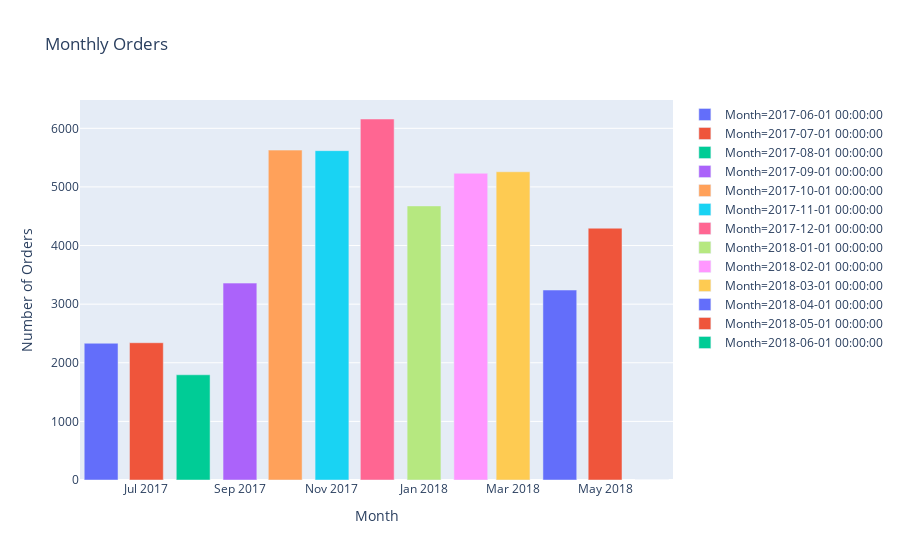

Write notebook code for a chart like this one.
### Code cell
fig = px.bar(monthly_orders, x='order_month', y='uid', color='order_month', title= 'Monthly Orders', labels={'order_month':'Month','uid':'Number of Orders'})
fig.show()

### Figure 1 — Plotly figure (JSON) as saved in the notebook; plotly's stock layout.template omitted (floating-point values rounded to 4 significant figures)
{"data": [{"alignmentgroup": "True", "hoverlabel": {"namelength": 0}, "hovertemplate": "Month=%{x}<br>Number of Orders=%{y}", "legendgroup": "Month=2017-06-01 00:00:00", "marker": {"color": "#636efa"}, "name": "Month=2017-06-01 00:00:00", "offsetgroup": "Month=2017-06-01 00:00:00", "orientation": "v", "showlegend": true, "textposition": "auto", "type": "bar", "x": ["2017-06-01T00:00:00"], "xaxis": "x", "y": [2333], "yaxis": "y"}, {"alignmentgroup": "True", "hoverlabel": {"namelength": 0}, "hovertemplate": "Month=%{x}<br>Number of Orders=%{y}", "legendgroup": "Month=2017-07-01 00:00:00", "marker": {"color": "#EF553B"}, "name": "Month=2017-07-01 00:00:00", "offsetgroup": "Month=2017-07-01 00:00:00", "orientation": "v", "showlegend": true, "textposition": "auto", "type": "bar", "x": ["2017-07-01T00:00:00"], "xaxis": "x", "y": [2342], "yaxis": "y"}, {"alignmentgroup": "True", "hoverlabel": {"namelength": 0}, "hovertemplate": "Month=%{x}<br>Number of Orders=%{y}", "legendgroup": "Month=2017-08-01 00:00:00", "marker": {"color": "#00cc96"}, "name": "Month=2017-08-01 00:00:00", "offsetgroup": "Month=2017-08-01 00:00:00", "orientation": "v", "showlegend": true, "textposition": "auto", "type": "bar", "x": ["2017-08-01T00:00:00"], "xaxis": "x", "y": [1795], "yaxis": "y"}, {"alignmentgroup": "True", "hoverlabel": {"namelength": 0}, "hovertemplate": "Month=%{x}<br>Number of Orders=%{y}", "legendgroup": "Month=2017-09-01 00:00:00", "marker": {"color": "#ab63fa"}, "name": "Month=2017-09-01 00:00:00", "offsetgroup": "Month=2017-09-01 00:00:00", "orientation": "v", "showlegend": true, "textposition": "auto", "type": "bar", "x": ["2017-09-01T00:00:00"], "xaxis": "x", "y": [3359], "yaxis": "y"}, {"alignmentgroup": "True", "hoverlabel": {"namelength": 0}, "hovertemplate": "Month=%{x}<br>Number of Orders=%{y}", "legendgroup": "Month=2017-10-01 00:00:00", "marker": {"color": "#FFA15A"}, "name": "Month=2017-10-01 00:00:00", "offsetgroup": "Month=2017-10-01 00:00:00", "orientation": "v", "showlegend": true, "textposition": "auto", "type": "bar", "x": ["2017-10-01T00:00:00"], "xaxis": "x", "y": [5628], "yaxis": "y"}, {"alignmentgroup": "True", "hoverlabel": {"namelength": 0}, "hovertemplate": "Month=%{x}<br>Number of Orders=%{y}", "legendgroup": "Month=2017-11-01 00:00:00", "marker": {"color": "#19d3f3"}, "name": "Month=2017-11-01 00:00:00", "offsetgroup": "Month=2017-11-01 00:00:00", "orientation": "v", "showlegend": true, "textposition": "auto", "type": "bar", "x": ["2017-11-01T00:00:00"], "xaxis": "x", "y": [5619], "yaxis": "y"}, {"alignmentgroup": "True", "hoverlabel": {"namelength": 0}, "hovertemplate": "Month=%{x}<br>Number of Orders=%{y}", "legendgroup": "Month=2017-12-01 00:00:00", "marker": {"color": "#FF6692"}, "name": "Month=2017-12-01 00:00:00", "offsetgroup": "Month=2017-12-01 00:00:00", "orientation": "v", "showlegend": true, "textposition": "auto", "type": "bar", "x": ["2017-12-01T00:00:00"], "xaxis": "x", "y": [6159], "yaxis": "y"}, {"alignmentgroup": "True", "hoverlabel": {"namelength": 0}, "hovertemplate": "Month=%{x}<br>Number of Orders=%{y}", "legendgroup": "Month=2018-01-01 00:00:00", "marker": {"color": "#B6E880"}, "name": "Month=2018-01-01 00:00:00", "offsetgroup": "Month=2018-01-01 00:00:00", "orientation": "v", "showlegend": true, "textposition": "auto", "type": "bar", "x": ["2018-01-01T00:00:00"], "xaxis": "x", "y": [4676], "yaxis": "y"}, {"alignmentgroup": "True", "hoverlabel": {"namelength": 0}, "hovertemplate": "Month=%{x}<br>Number of Orders=%{y}", "legendgroup": "Month=2018-02-01 00:00:00", "marker": {"color": "#FF97FF"}, "name": "Month=2018-02-01 00:00:00", "offsetgroup": "Month=2018-02-01 00:00:00", "orientation": "v", "showlegend": true, "textposition": "auto", "type": "bar", "x": ["2018-02-01T00:00:00"], "xaxis": "x", "y": [5233], "yaxis": "y"}, {"alignmentgroup": "True", "hoverlabel": {"namelength": 0}, "hovertemplate": "Month=%{x}<br>Number of Orders=%{y}", "legendgroup": "Month=2018-03-01 00:00:00", "marker": {"color": "#FECB52"}, "name": "Month=2018-03-01 00:00:00", "offsetgroup": "Month=2018-03-01 00:00:00", "orientation": "v", "showlegend": true, "textposition": "auto", "type": "bar", "x": ["2018-03-01T00:00:00"], "xaxis": "x", "y": [5259], "yaxis": "y"}, {"alignmentgroup": "True", "hoverlabel": {"namelength": 0}, "hovertemplate": "Month=%{x}<br>Number of Orders=%{y}", "legendgroup": "Month=2018-04-01 00:00:00", "marker": {"color": "#636efa"}, "name": "Month=2018-04-01 00:00:00", "offsetgroup": "Month=2018-04-01 00:00:00", "orientation": "v", "showlegend": true, "textposition": "auto", "type": "bar", "x": ["2018-04-01T00:00:00"], "xaxis": "x", "y": [3241], "yaxis": "y"}, {"alignmentgroup": "True", "hoverlabel": {"namelength": 0}, "hovertemplate": "Month=%{x}<br>Number of Orders=%{y}", "legendgroup": "Month=2018-05-01 00:00:00", "marker": {"color": "#EF553B"}, "name": "Month=2018-05-01 00:00:00", "offsetgroup": "Month=2018-05-01 00:00:00", "orientation": "v", "showlegend": true, "textposition": "auto", "type": "bar", "x": ["2018-05-01T00:00:00"], "xaxis": "x", "y": [4296], "yaxis": "y"}, {"alignmentgroup": "True", "hoverlabel": {"namelength": 0}, "hovertemplate": "Month=%{x}<br>Number of Orders=%{y}", "legendgroup": "Month=2018-06-01 00:00:00", "marker": {"color": "#00cc96"}, "name": "Month=2018-06-01 00:00:00", "offsetgroup": "Month=2018-06-01 00:00:00", "orientation": "v", "showlegend": true, "textposition": "auto", "type": "bar", "x": ["2018-06-01T00:00:00"], "xaxis": "x", "y": [1], "yaxis": "y"}], "layout": {"barmode": "relative", "legend": {"tracegroupgap": 0}, "title": {"text": "Monthly Orders"}, "xaxis": {"anchor": "y", "categoryarray": [1496275200000000000, 1498867200000000000, 1501545600000000000, 1504224000000000000, 1506816000000000000, 1509494400000000000, 1512086400000000000, 1514764800000000000, 1517443200000000000, 1519862400000000000, 1522540800000000000, 1525132800000000000, 1527811200000000000], "categoryorder": "array", "domain": [0, 1], "title": {"text": "Month"}}, "yaxis": {"anchor": "x", "domain": [0, 1], "title": {"text": "Number of Orders"}}}}
